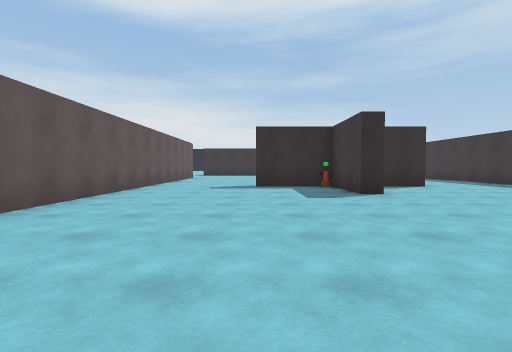
view 1 (above)

24 first-person views from a walk through a 3-D level made in the Unity game engine. The camera is 1.2 m above the floor, tilts 2° down and sees 85° across. The floor is counted in squares, 2 m on a side. Each view is taken from the middle of a square. On the plan, view 1 faces up. The plan holds only what a view shows up to about 9 squares ahead; the rest is blank. The place goes on beyond the plan. The player is left out.

view 2
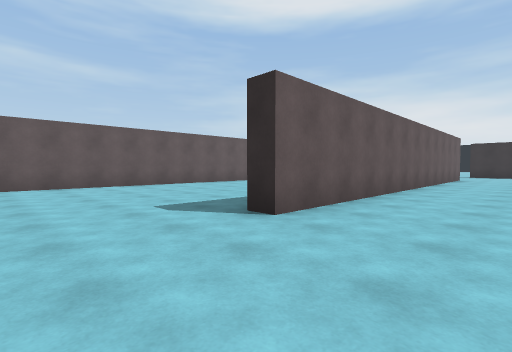

view 3
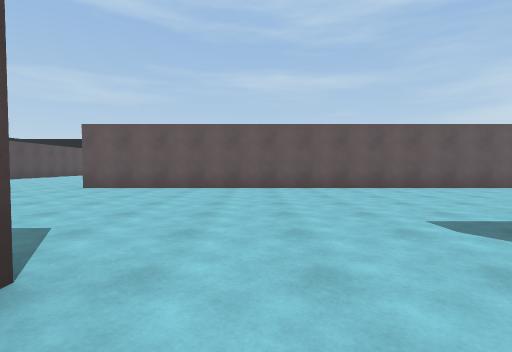

view 4
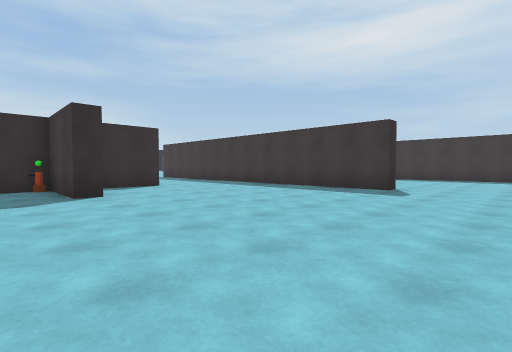

view 5
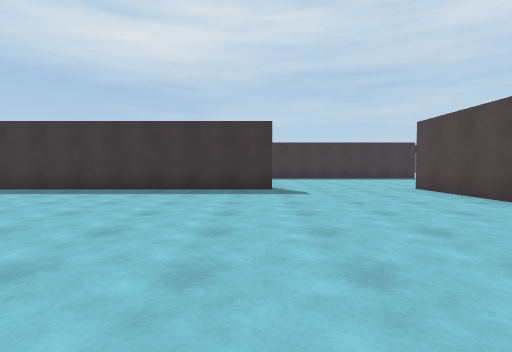

view 6
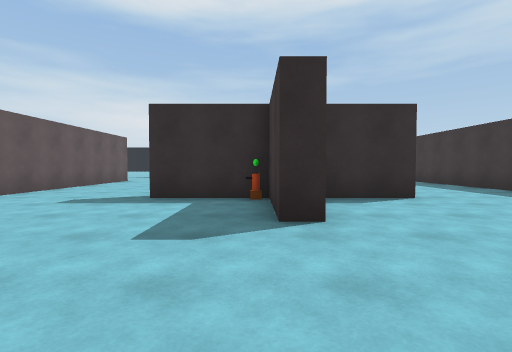

view 7
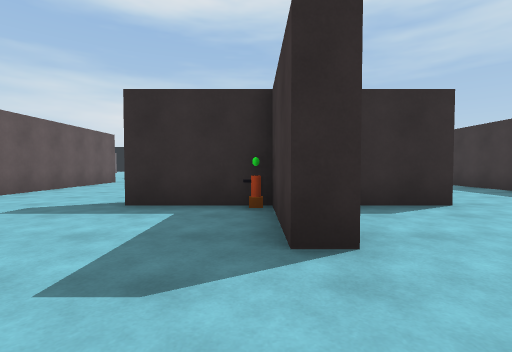

view 8
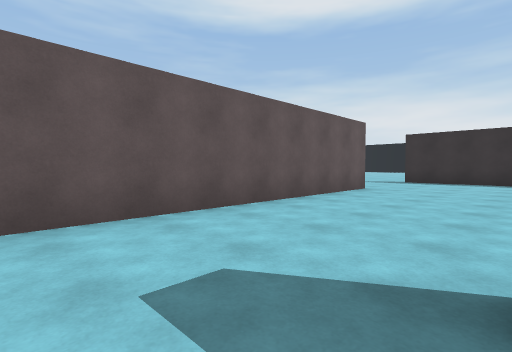

view 9
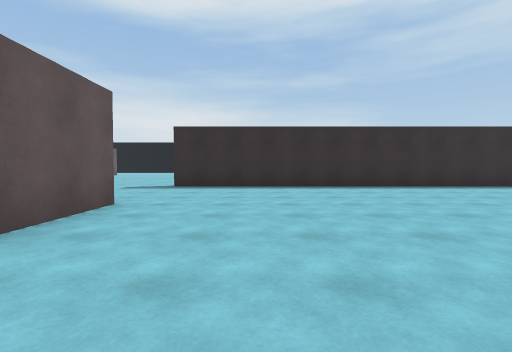

view 10
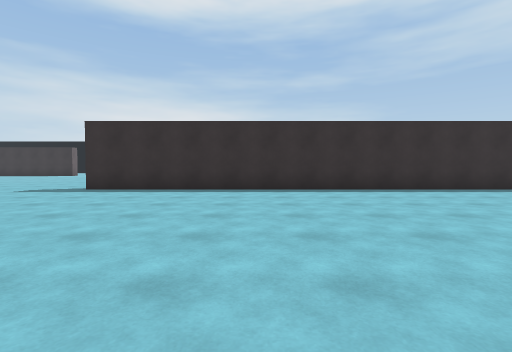

view 11
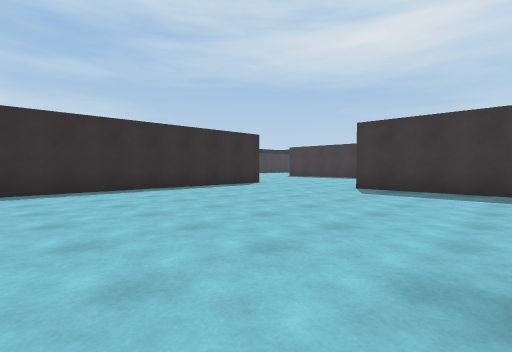

view 12
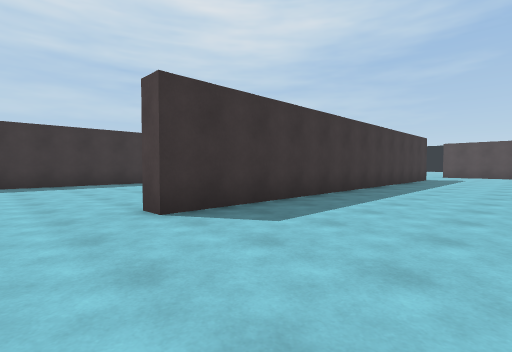

view 13
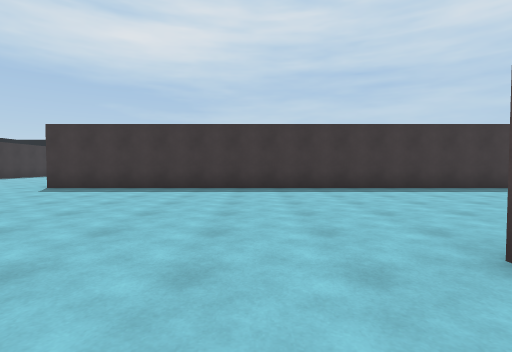

view 14
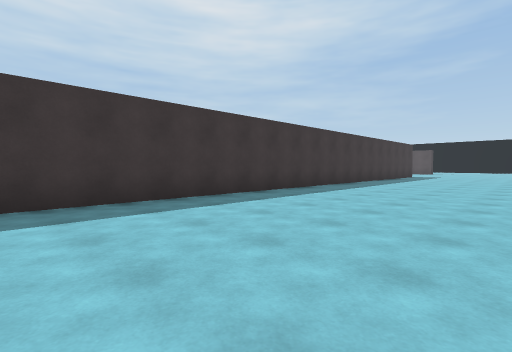

view 15
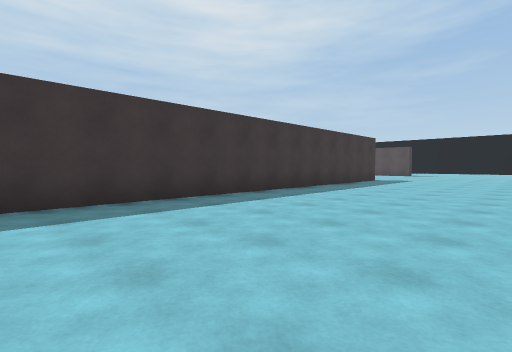

view 16
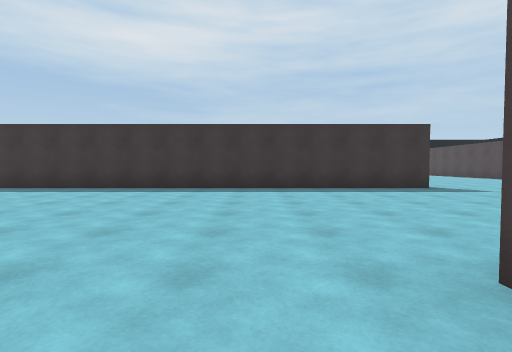

view 17
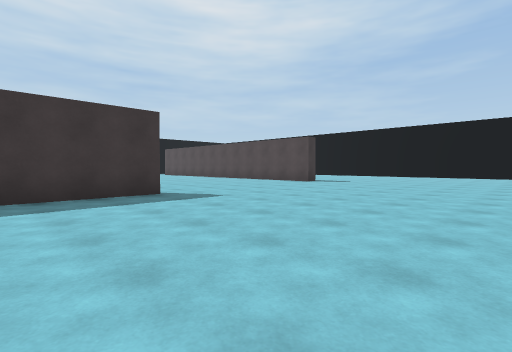

view 18
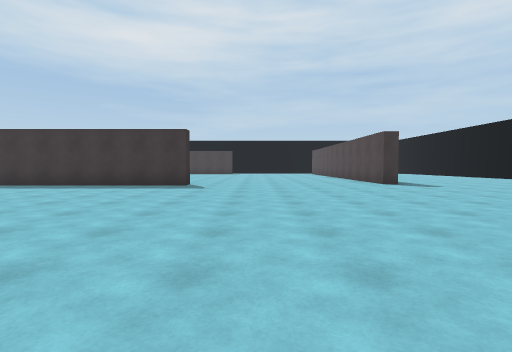

view 19
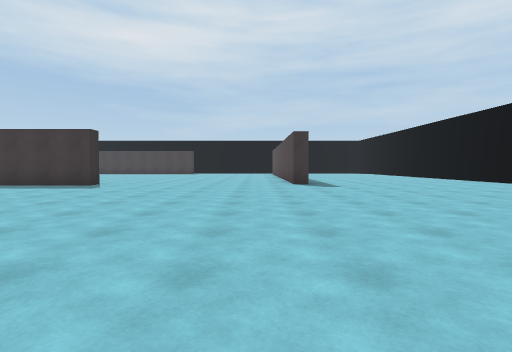

view 20
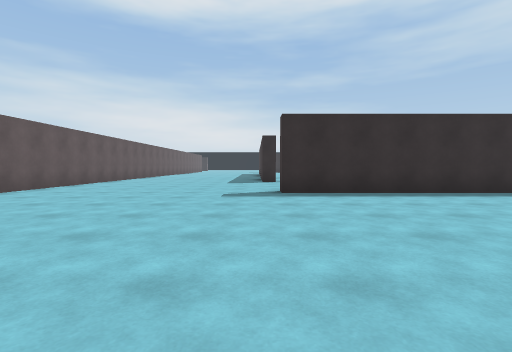

view 21
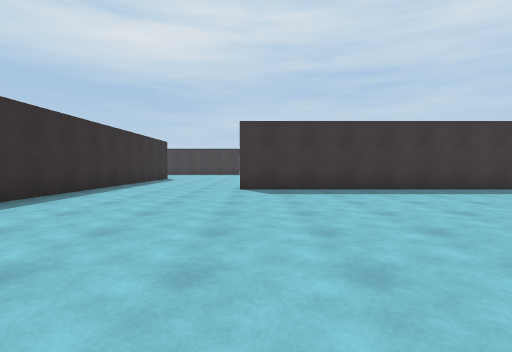

view 22
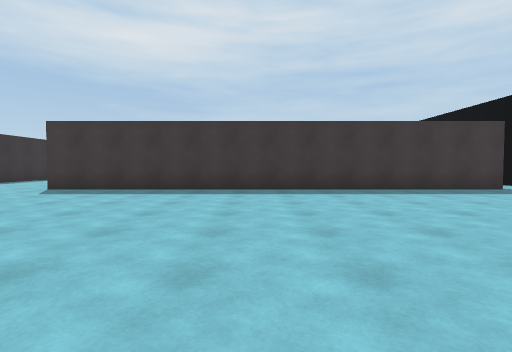

view 23
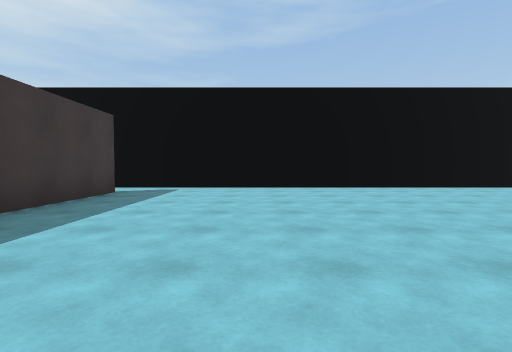

view 24
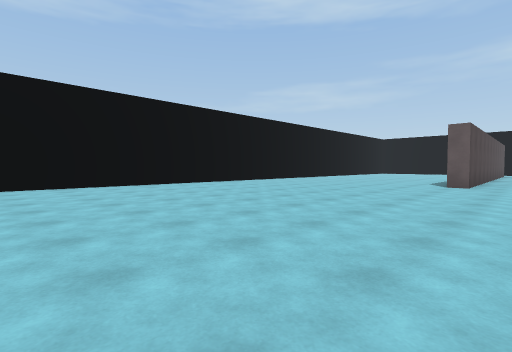

### Floor plan
Points are (right, up) in squares from view 1. A wall is a line through its corners. A room is listed if a view was taken in it or the views show most of it. See-through windows are left out.
Room 1 (views 1, 2, 3, 4, 5, 6, 7, 8, 9, 10, 11, 12, 13, 16, 20, 21, 22, 23, 24)
walls: (2.9, 6) (2.2, 6) (2.2, 8.2) (0, 8.2); (-9.7, 7.1) (-9.7, -4.9); (-3.2, 14.5) (-3.2, 2.6) (-3.8, 2.6); (5.1, 8.2) (3.2, 8.2); (4, -1.8) (-3.5, -1.8); (5.6, -1.3) (8.5, -1.3); (8.8, 2.6) (8.3, 2.6) (8.3, 14.4); (7.8, 18.2) (-3.5, 18.2); (2.2, -17.5) (2.2, -5.5); (-8.2, -18.8) (2.4, -18.8)
ways out: opening at (2, -18) to room 2; opening at (2.3, -4) to room 2; opening at (8, 16) to room 2; opening at (8.2, 0.5) to room 2
objects: other object (2, 9) to (3, 9)
Room 2 (views 14, 15, 17, 18, 19)
walls: (8.3, 14.4) (8.8, 14.4); (14.7, -4.9) (14.7, 21.9); (2.4, -18.8) (3.9, -18.8)
ways out: opening at (2, -18) to room 1; opening at (2.3, -4) to room 1; opening at (8, 16) to room 1; opening at (8.2, 0.5) to room 1

Positions as (right, up) in squares from view 1, and headings:
1: (0, 0), facing up
2: (-1, 0), facing up-left
3: (-2, 0), facing left
4: (1, 0), facing up-right
5: (1, 3), facing right
6: (2, 3), facing up
7: (2, 4), facing up
8: (0, 7), facing up-left
9: (-1, 10), facing up
10: (1, 11), facing up
11: (1, 11), facing up-right
12: (5, 16), facing down-right
13: (7, 16), facing right
14: (10, 12), facing down-right
15: (10, 7), facing down-right
16: (7, 0), facing right
17: (9, -2), facing down-right
18: (6, -7), facing right
19: (6, -10), facing right
20: (-4, -8), facing up
21: (-5, -6), facing right
22: (-5, -11), facing right
23: (-1, -11), facing down
24: (-1, -10), facing down-left
